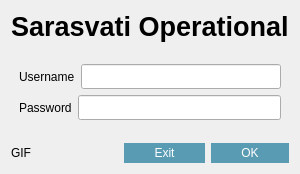
<?xml version="1.0" encoding="UTF-8"?>
<ui version="4.0">
 <class>Login</class>
 <widget class="QWidget" name="Login">
  <property name="geometry">
   <rect>
    <x>0</x>
    <y>0</y>
    <width>297</width>
    <height>174</height>
   </rect>
  </property>
  <property name="windowTitle">
   <string>Login</string>
  </property>
  <property name="windowIcon">
   <iconset resource="../sarasvati.qrc">
    <normaloff>:/images/icon-daun-biru.png</normaloff>:/images/icon-daun-biru.png</iconset>
  </property>
  <layout class="QGridLayout" name="gridLayout">
   <item row="0" column="0">
    <layout class="QVBoxLayout" name="verticalLayout_1">
     <item>
      <layout class="QHBoxLayout" name="horizontalLayout_1">
       <item>
        <widget class="QLabel" name="lblTitle">
         <property name="maximumSize">
          <size>
           <width>16777215</width>
           <height>50</height>
          </size>
         </property>
         <property name="font">
          <font>
           <pointsize>20</pointsize>
           <weight>75</weight>
           <bold>true</bold>
          </font>
         </property>
         <property name="text">
          <string>Sarasvati Operational</string>
         </property>
        </widget>
       </item>
       <item>
        <spacer name="horizontalSpacer">
         <property name="orientation">
          <enum>Qt::Horizontal</enum>
         </property>
         <property name="sizeHint" stdset="0">
          <size>
           <width>40</width>
           <height>20</height>
          </size>
         </property>
        </spacer>
       </item>
      </layout>
     </item>
     <item>
      <spacer name="verticalSpacer_2">
       <property name="orientation">
        <enum>Qt::Vertical</enum>
       </property>
       <property name="sizeHint" stdset="0">
        <size>
         <width>20</width>
         <height>40</height>
        </size>
       </property>
      </spacer>
     </item>
     <item>
      <layout class="QHBoxLayout" name="horizontalLayout_2">
       <item>
        <spacer name="horizontalSpacer_2">
         <property name="orientation">
          <enum>Qt::Horizontal</enum>
         </property>
         <property name="sizeHint" stdset="0">
          <size>
           <width>40</width>
           <height>20</height>
          </size>
         </property>
        </spacer>
       </item>
       <item>
        <layout class="QVBoxLayout" name="verticalLayout_2">
         <item>
          <layout class="QHBoxLayout" name="horizontalLayout_3">
           <item>
            <widget class="QLabel" name="lblUsername">
             <property name="text">
              <string>Username</string>
             </property>
            </widget>
           </item>
           <item>
            <widget class="QLineEdit" name="leUsername">
             <property name="minimumSize">
              <size>
               <width>200</width>
               <height>25</height>
              </size>
             </property>
            </widget>
           </item>
          </layout>
         </item>
         <item>
          <layout class="QHBoxLayout" name="horizontalLayout_4">
           <item>
            <widget class="QLabel" name="lblPassword">
             <property name="text">
              <string>Password</string>
             </property>
            </widget>
           </item>
           <item>
            <widget class="QLineEdit" name="lePassword">
             <property name="minimumSize">
              <size>
               <width>200</width>
               <height>25</height>
              </size>
             </property>
             <property name="echoMode">
              <enum>QLineEdit::Password</enum>
             </property>
            </widget>
           </item>
          </layout>
         </item>
        </layout>
       </item>
       <item>
        <spacer name="horizontalSpacer_3">
         <property name="orientation">
          <enum>Qt::Horizontal</enum>
         </property>
         <property name="sizeHint" stdset="0">
          <size>
           <width>40</width>
           <height>20</height>
          </size>
         </property>
        </spacer>
       </item>
      </layout>
     </item>
     <item>
      <spacer name="verticalSpacer">
       <property name="orientation">
        <enum>Qt::Vertical</enum>
       </property>
       <property name="sizeHint" stdset="0">
        <size>
         <width>20</width>
         <height>40</height>
        </size>
       </property>
      </spacer>
     </item>
     <item>
      <layout class="QHBoxLayout" name="horizontalLayout_5">
       <item>
        <widget class="QLabel" name="lbl_GIF">
         <property name="text">
          <string>GIF</string>
         </property>
        </widget>
       </item>
       <item>
        <spacer name="horizontalSpacer_4">
         <property name="orientation">
          <enum>Qt::Horizontal</enum>
         </property>
         <property name="sizeHint" stdset="0">
          <size>
           <width>40</width>
           <height>20</height>
          </size>
         </property>
        </spacer>
       </item>
       <item>
        <widget class="QPushButton" name="pbExit">
         <property name="styleSheet">
          <string notr="true">QPushButton {
	background-color:#599bb3;
	border-radius:30px;
	color:#ffffff;
	padding:3px 30px;
	text-decoration:none;
}
QPushButton:checked {
	position:relative;
	top:1px;
}
QPushButton:hover {
 	background-color:#408c99;
}</string>
         </property>
         <property name="text">
          <string>Exit</string>
         </property>
        </widget>
       </item>
       <item>
        <widget class="QPushButton" name="pbOK">
         <property name="styleSheet">
          <string notr="true">QPushButton {
	background-color:#599bb3;
	border-radius:30px;
	color:#ffffff;
	padding:3px 30px;
	text-decoration:none;
}
QPushButton:checked {
	position:relative;
	top:1px;
}
QPushButton:hover {
 	background-color:#408c99;
}</string>
         </property>
         <property name="text">
          <string>OK</string>
         </property>
        </widget>
       </item>
      </layout>
     </item>
    </layout>
   </item>
  </layout>
 </widget>
 <resources>
  <include location="../sarasvati.qrc"/>
 </resources>
 <connections/>
</ui>
